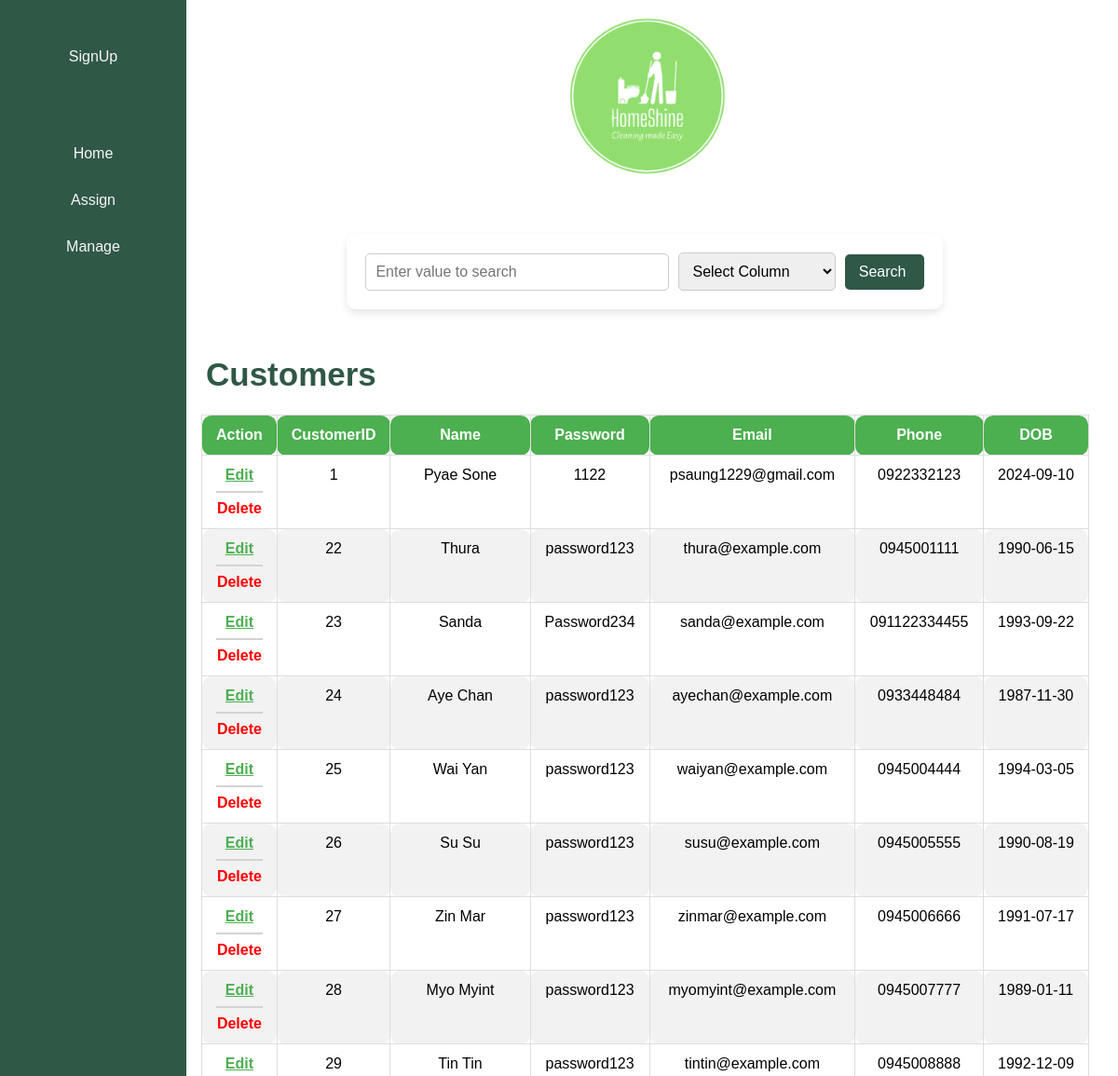
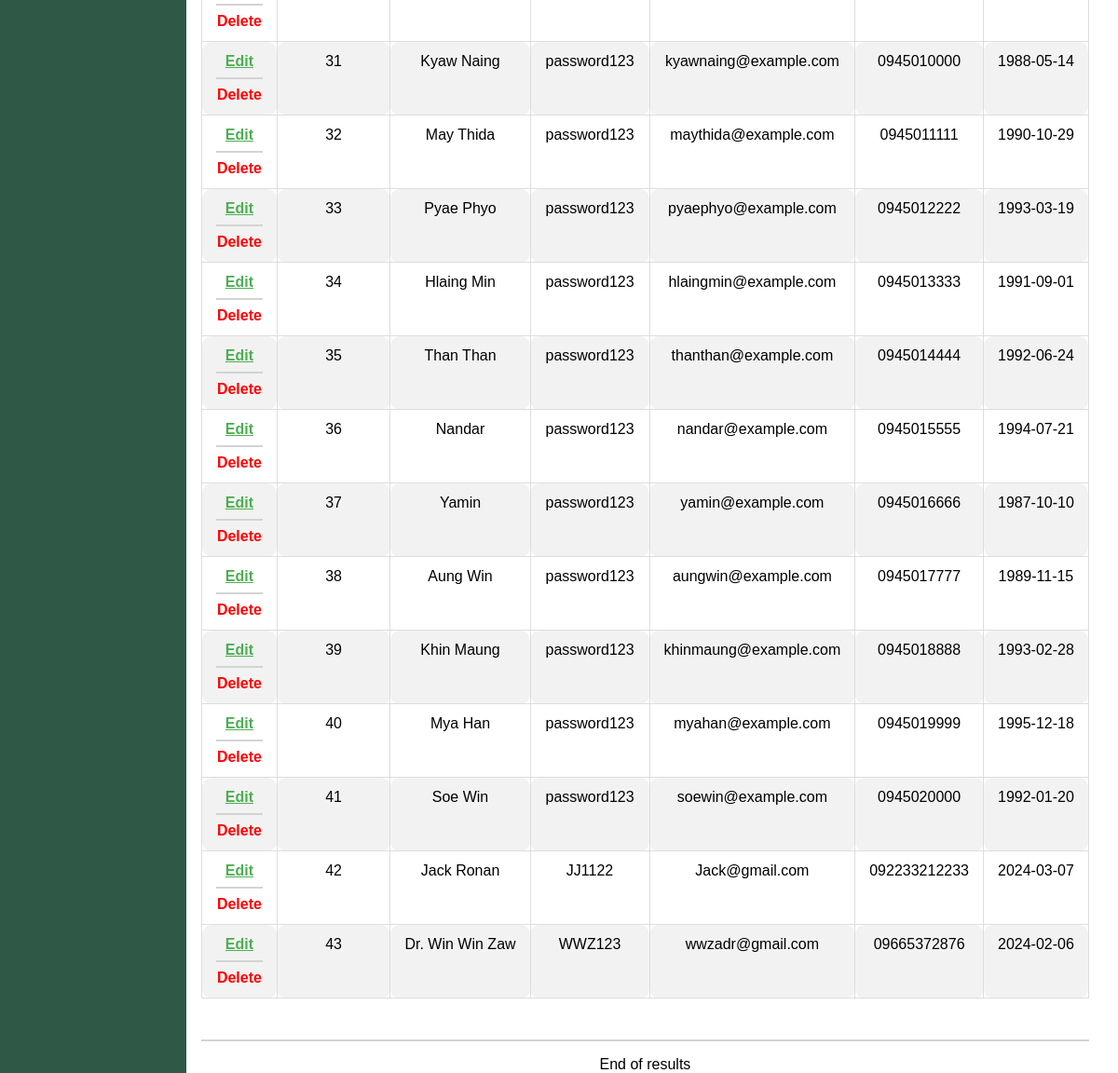
The page /MagCustomer.php on the database its author committed (2 pictures, top to bottom).
### tables this page shows
CREATE TABLE `customer` (
  `CustomerID` int(11) NOT NULL,
  `CustomerName` varchar(50) NOT NULL,
  `CustomerPassword` varchar(100) NOT NULL,
  `CustomerEmail` varchar(50) NOT NULL,
  `CustomerPhone` varchar(20) NOT NULL,
  `CustomerDOB` varchar(30) NOT NULL
);

### MagCustomer.php (the view, shortened to what this page needs)
<?php
include("ConnectDB.php");
if (isset($_GET['btnSearch']))
{
    $Col = $_GET['column'];
    $search = $_GET['data'];
    $query = "SELECT * FROM customer WHERE $Col = '$search'";
}
else
{
    $query = "SELECT * FROM customer";
}
$result = $connection->query($query);
?>
<html lang="en">
<head>
    <link rel="stylesheet" type="text/css" href="Style.css">
</head>
<body>
<?php include('Anavbar.php'); ?>
<div class="content">
 <center>
 <div class="Adminbanner">
<img src="img/bannertrans.png" alt="">
 </div>
 </center>
 <form class="search-container" method="GET">
        <input type="text" name="data" placeholder="Enter value to search" required>
        <select name="column" required>
            <option value="" disabled selected>Select Column</option>
        </select>
        <button type="submit" name = "btnSearch">
            Search <i class="fas fa-search"></i>
        </button>
    </form>
<h1>Customers</h1>
<div class="admintable">
<table border="1">
    <thead>
        <tr>
            <th>Action</th>
            <th>CustomerID</th>
            <th>Name</th>
            <th>Password</th>
            <th>Email</th>
            <th>Phone</th>
            <th>DOB</th>
        </tr>
    </thead>
    <tbody>
        <?php while($row = $result->fetch_assoc()) { ?>
            <tr>
                <td>
                    <a href="MagCustomerDetail.php?CustomerID=<?php echo $row['CustomerID']; ?>">
                        Edit
                    </a><br><hr>
                    <a  href="delete.php?ID=<?php echo $row['CustomerID']; ?>&tblName=customer"
                        onclick="return confirm('Are you sure you want to delete this Customer Account?');"
                        style="color: red; text-decoration: none;">Delete</a>
                </td>
                <td><?php echo $row['CustomerID']; ?></td>
                <td><?php echo $row['CustomerName']; ?></td>
                <td><?php echo $row['CustomerPassword']; ?></td>
                <td><?php echo $row['CustomerEmail']; ?></td>
                <td><?php echo $row['CustomerPhone']; ?></td>
                <td><?php echo $row['CustomerDOB']; ?></td>
        <?php } ?>
    </tbody>
</table>
<br>
<br>
<hr>
<center><p>End of results</p></center>
</div>
</div>
</body>
</html>

### Style.css (style rules this page uses)
body { font-family: Arial, sans-serif; margin: 0; padding: 0; display: flex; }
div.content { margin-left: 200px; padding: 1px 16px; height: 1000px; }
h1 { color: #2F5846; padding-left: 5px; font-size: 35px; font-weight: bold; }
th, td { border: 2px solid black; border-radius: 10px; padding: 15px; text-align: center; border: 1px solid #ddd; padding-left: 20px; align-content: baseline; justify-content: baseline; }
input[type=text] { width: 300px; margin-bottom: 20px; padding: 12px; border: 1px solid #ccc; border-radius: 3px; }
a { color: #2196F3; }
hr { border: 1px solid lightgrey; }
.Adminbanner { display: grid; width: 150px; height: 200px; align-content: center; justify-content: center; }
.Adminbanner img { width: 200px; }
.admintable table { width: 100%; border-collapse: collapse; font-size: 16px; text-align: left; margin-top: 20px; }
.admintable table thead tr { background-color: #4CAF50; color: white; text-align: left; }
.admintable table th, .admintable table td { padding: 12px 15px; border-bottom: 1px solid #ddd; }
.admintable table tbody tr:nth-child(even) { background-color: #f2f2f2; }
.admintable table tbody td a { color: #4CAF50; text-decoration: underline; font-weight: bold; }
.search-container { max-width: 600px; margin: 50px auto; padding: 20px; background-color: #fff; border-radius: 10px; box-shadow: 0 4px 8px rgba(0, 0, 0, 0.1); display: flex; align-items: center; }
.search-container input[type="text"] { margin:auto; width: 100%; padding: 10px; font-size: 16px; margin-right: 10px; border: 1px solid #ccc; border-radius: 5px; }
.search-container select { margin:auto; width: 50%; padding: 10px; font-size: 16px; margin-right: 10px; border: 1px solid #ccc; border-radius: 5px; }
.search-container button { padding: 10px 15px; background-color: #2F5846; border: none; color: #fff; font-size: 16px; border-radius: 5px; cursor: pointer; }

### rows shown on the page
customer: CustomerID "1", CustomerName "Pyae Sone", CustomerPassword "1122", CustomerEmail "psaung1229@gmail.com", CustomerPhone "0922332123", CustomerDOB "2024-09-10"
customer: CustomerID "22", CustomerName "Thura", CustomerPassword "password123", CustomerEmail "thura@example.com", CustomerPhone "0945001111", CustomerDOB "1990-06-15"
customer: CustomerID "23", CustomerName "Sanda", CustomerPassword "Password234", CustomerEmail "sanda@example.com", CustomerPhone "091122334455", CustomerDOB "1993-09-22"
customer: CustomerID "24", CustomerName "Aye Chan", CustomerPassword "password123", CustomerEmail "ayechan@example.com", CustomerPhone "0933448484", CustomerDOB "1987-11-30"
customer: CustomerID "25", CustomerName "Wai Yan", CustomerPassword "password123", CustomerEmail "waiyan@example.com", CustomerPhone "0945004444", CustomerDOB "1994-03-05"
customer: CustomerID "26", CustomerName "Su Su", CustomerPassword "password123", CustomerEmail "susu@example.com", CustomerPhone "0945005555", CustomerDOB "1990-08-19"
customer: CustomerID "27", CustomerName "Zin Mar", CustomerPassword "password123", CustomerEmail "zinmar@example.com", CustomerPhone "0945006666", CustomerDOB "1991-07-17"
customer: CustomerID "28", CustomerName "Myo Myint", CustomerPassword "password123", CustomerEmail "myomyint@example.com", CustomerPhone "0945007777", CustomerDOB "1989-01-11"
customer: CustomerID "29", CustomerName "Tin Tin", CustomerPassword "password123", CustomerEmail "tintin@example.com", CustomerPhone "0945008888", CustomerDOB "1992-12-09"
customer: CustomerID "31", CustomerName "Kyaw Naing", CustomerPassword "password123", CustomerEmail "kyawnaing@example.com", CustomerPhone "0945010000", CustomerDOB "1988-05-14"
customer: CustomerID "32", CustomerName "May Thida", CustomerPassword "password123", CustomerEmail "maythida@example.com", CustomerPhone "0945011111", CustomerDOB "1990-10-29"
customer: CustomerID "33", CustomerName "Pyae Phyo", CustomerPassword "password123", CustomerEmail "pyaephyo@example.com", CustomerPhone "0945012222", CustomerDOB "1993-03-19"
customer: CustomerID "34", CustomerName "Hlaing Min", CustomerPassword "password123", CustomerEmail "hlaingmin@example.com", CustomerPhone "0945013333", CustomerDOB "1991-09-01"
customer: CustomerID "35", CustomerName "Than Than", CustomerPassword "password123", CustomerEmail "thanthan@example.com", CustomerPhone "0945014444", CustomerDOB "1992-06-24"
customer: CustomerID "36", CustomerName "Nandar", CustomerPassword "password123", CustomerEmail "nandar@example.com", CustomerPhone "0945015555", CustomerDOB "1994-07-21"
customer: CustomerID "37", CustomerName "Yamin", CustomerPassword "password123", CustomerEmail "yamin@example.com", CustomerPhone "0945016666", CustomerDOB "1987-10-10"
customer: CustomerID "38", CustomerName "Aung Win", CustomerPassword "password123", CustomerEmail "aungwin@example.com", CustomerPhone "0945017777", CustomerDOB "1989-11-15"
customer: CustomerID "39", CustomerName "Khin Maung", CustomerPassword "password123", CustomerEmail "khinmaung@example.com", CustomerPhone "0945018888", CustomerDOB "1993-02-28"
customer: CustomerID "40", CustomerName "Mya Han", CustomerPassword "password123", CustomerEmail "myahan@example.com", CustomerPhone "0945019999", CustomerDOB "1995-12-18"
customer: CustomerID "41", CustomerName "Soe Win", CustomerPassword "password123", CustomerEmail "soewin@example.com", CustomerPhone "0945020000", CustomerDOB "1992-01-20"
customer: CustomerID "42", CustomerName "Jack Ronan", CustomerPassword "JJ1122", CustomerEmail "Jack@gmail.com", CustomerPhone "092233212233", CustomerDOB "2024-03-07"
customer: CustomerID "43", CustomerName "Dr. Win Win Zaw", CustomerPassword "WWZ123", CustomerEmail "wwzadr@gmail.com", CustomerPhone "09665372876", CustomerDOB "2024-02-06"
